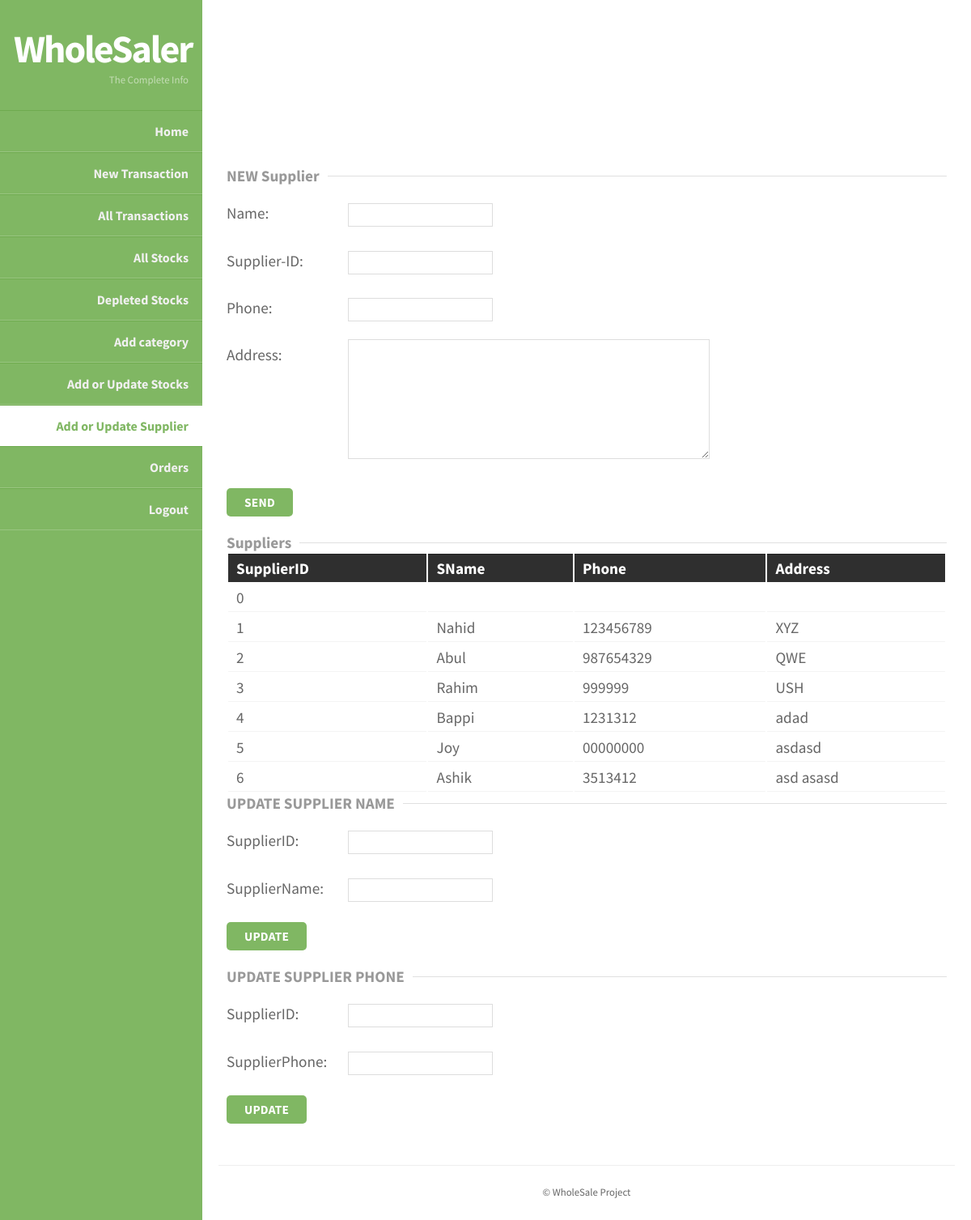
Page /Project/Add_Suppliers.php (signed in) on the committed database.
### tables this page shows
CREATE TABLE `supplier_information` (
  `SupplierID` int(11) NOT NULL,
  `SName` varchar(30) NOT NULL,
  `Address` varchar(50) NOT NULL,
  `Phone` varchar(15) NOT NULL
);

### Project/Add_Suppliers.php (the view, shortened to what this page needs)
<!doctype html>
<html>
<head>
<link rel="stylesheet" href="WholeSaler/styles.css" type="text/css" />
</head>
<body>
		<section id="body" class="width">
			<aside id="sidebar" class="column-left">
			<header>
				<h1><a href="WholeSaler-Login.php">WholeSaler</a></h1>
				<h2>The Complete Info</h2>
			</header>
			<nav id="mainnav">
  				<ul>
                            		<li> <a href="WholeSaler-Login.php">Home</a></li>
																<li> <a href="AddTransaction.php">New Transaction</a></li>
																<li> <a href="AllTransactions.php">All Transactions</a></li>
                                <li> <a href="AllStocks.php">All Stocks</a></li>
																<li><a href="Depleted_Stock.php">Depleted Stocks</a></li>
                                <li> <a href="AddCategory.php">Add category</a></li>
                            		<li> <a href="Update_Stocks.php">Add or Update Stocks</a></li>
                            		<li class="selected-item"> <a href="Add_Suppliers.php">Add or Update Supplier</a></li>
																<li><a href="Bills.php">Orders</a></li>
																<li> <a href="Logout.php">Logout</a></li>
          </ul>
			</nav>
			</aside>
		<section id="content" class="column-right">
	    <article>
		<p>&nbsp;</p>
		<fieldset>
				<legend><strong>NEW Supplier</strong></legend>
					<form action="Add_Supplier.php" method="Post">
						<p><label for="Name">Name:</label>
						<input name="Name" id="Name" required></input><br /></p>
						<p><label for="IndustryID">Supplier-ID:</label>
						<input type="integer" name="IndustryID" id="IndustryID" value="" required/><br /></p>
						<p><label for="Phone">Phone:</label>
						<input type="text" name="Phone" id="Phone" value=""  required/><br /></p>
						<p><label for="Address">Address:</label>
						<textarea cols="60" rows="8" name="Address" id="Address"></textarea><br /></p>
						<p><input type="submit" name="send" class="formbutton" value="Send" /></p>
					</form>
		</fieldset>
  <fieldset>
      <legend><strong>Suppliers</strong></legend>
      <table>
        <tr>
          <th>SupplierID</th>
          <th>SName</th>
          <th>Phone</th>
          <th>Address</th>
        </tr>
        <?php
          $conn = mysqli_connect("localhost","student","student","ewm");
          $sql = "SELECT * FROM supplier_information ";
          $result = mysqli_query($conn,$sql) or die ("Error in query: $sql. ".mysqli_error($conn));
          $row = mysqli_fetch_assoc($result);
          do { ?>
        <tr>
          <td><?php echo $row['SupplierID']; ?></td>
          <td><?php echo $row['SName']; ?></td>
          <td><?php echo $row['Phone']; ?></td>
          <td><?php echo $row['Address']; ?></td>
        </tr>
        <?php } while($row = mysqli_fetch_assoc($result)) ?>
      </table>
  </fieldset>
  <fieldset>
      <legend><strong>UPDATE SUPPLIER NAME</strong></legend>
        <form action="Add_Suppliers.php" method="POST">
          <p><label for="SupplierID1">SupplierID:</label>
          <input type="integer" name="SupplierID1" id="SupplierID1" value=""  required/><br /></p>
          <p><label for="SupName">SupplierName:</label>
          <input type="integer" name="SupName" id="SupName" value="" required /><br /></p>
          <p><input type="submit" name="UpdateSup" class="formbutton" value="Update" /></p>
    </form>
</fieldset>
<fieldset>
    <legend><strong>UPDATE SUPPLIER PHONE</strong></legend>
      <form action="Add_Suppliers.php" method="POST">
        <p><label for="SupplierID2">SupplierID:</label>
        <input type="integer" name="SupplierID2" id="SupplierID2" value=""  required/><br /></p>
        <p><label for="SupNamePh">SupplierPhone:</label>
        <input type="integer" name="SupNamePh" id="SupNamePh" value="" required /><br /></p>
        <p><input type="submit" name="UpdateSupPh" class="formbutton" value="Update" /></p>
  </form>
</fieldset>
		</article>
			<footer class="clear">
				<p>&copy; WholeSale Project</p>
			</footer>
		</section>
	</section>
</body>
</html>

### Project/WholeSaler/styles.css (style rules this page uses)
body { margin:0px auto; padding:0; background: #222; font-family: "Source Sans Pro","sans-serif"; font-size: 1.0em; color:#666; }
* { margin:0; padding:0; }
table { width:100%; text-align:left; }
th, td { padding:5px 10px; }
th { color:#fff; border-top:1px solid #222; background-color:#2F2F2F; }
td { border-bottom:1px solid #f4f4f4; }
p { line-height:2.0em; margin-bottom:20px; }
a { color:#6FAB4F; }
fieldset { display:block; border:none; border-top:1px solid #e0e0e0; }
fieldset legend { font-weight:bold; padding-right:10px; color:#999; }
fieldset form { padding-top:15px; }
fieldset p label { float:left; width:150px; font-family: "Source Sans Pro","sans-serif"; }
fieldset form input, fieldset form select, fieldset form textarea { padding:5px; color:#333333; font-size:13px; font-family: "Source Sans Pro","sans-serif"; border:1px solid #ddd; }
fieldset form input.formbutton { border:none; background-color: #80B763; border-radius: 5px; color: #FFFFFF; display: inline-block; font-weight: bold; padding: 8px 22px; font-size: 0.8em; letter-spacing: 0.25px; text-decoration: none; text-transform: uppercase; }
h1 { font-size:2.0em; }
h2 { color:#2f2f2f; font-size:1.8em; font-weight:bold; padding:0 0 5px; margin:0; }
ul, ol { margin:0 0 35px 35px; }
li { padding-bottom:5px; }
.width { width:auto; margin: 0 auto; }
header { padding:30px 17px 30px; margin:0 auto; }
header h1 { text-align: right; }
header h1 a, header h1 a:hover, header h1 a:visited { color: #fff; font-size: 1.5em; text-decoration: none; letter-spacing:-2px; }
header h2 { color:#C4DDB6; text-align: right; font-size: 0.8em; font-weight: normal; padding-bottom:0; letter-spacing:0; }
section#body { padding: 0; background: #80B763; }
section#content { margin-left: 250px; padding: 20px; background-color: #fff; }
.column-left { float:left; }
.column-right { float:right; }
aside#sidebar { width:250px; position: fixed; }
nav#mainnav ul { padding: 0; margin: 0; list-style: none; }
nav#mainnav li { padding:0; border-bottom: 1px solid #99C581; border-top: 1px solid #6FAB4F; }
nav#mainnav li.selected-item { border-bottom:none; }
nav#mainnav li.selected-item a, nav#mainnav li.selected-item a:hover { color:#80B763; font-weight:bold; background: #fff; }
nav#mainnav li a { color: #f0f0f0; display: block; padding: 15px 17px; text-align: right; font-weight: bold; text-decoration: none; }
article { padding: 10px 10px 30px; font-size: 1.2em; border-bottom: 1px solid #eee; }
footer { padding:20px 0px; }
footer p { color:#666; margin:0; font-size:0.8em; text-align: center; }
.clear:after { display: block; clear: both; visibility: hidden; line-height: 0; height: 0; }
.clear { clear: both; display: inline-block; }
.clear { display: block; }

### rows in the picture
supplier_information: SupplierID "0"
supplier_information: SupplierID "1", SName "Nahid", Phone "123456789", Address "XYZ"
supplier_information: SupplierID "2", SName "Abul", Phone "987654329", Address "QWE"
supplier_information: SupplierID "3", SName "Rahim", Phone "999999", Address "USH"
supplier_information: SupplierID "4", SName "Bappi", Phone "1231312", Address "adad"
supplier_information: SupplierID "5", SName "Joy", Phone "00000000", Address "asdasd"
supplier_information: SupplierID "6", SName "Ashik", Phone "3513412", Address "asd asasd"
